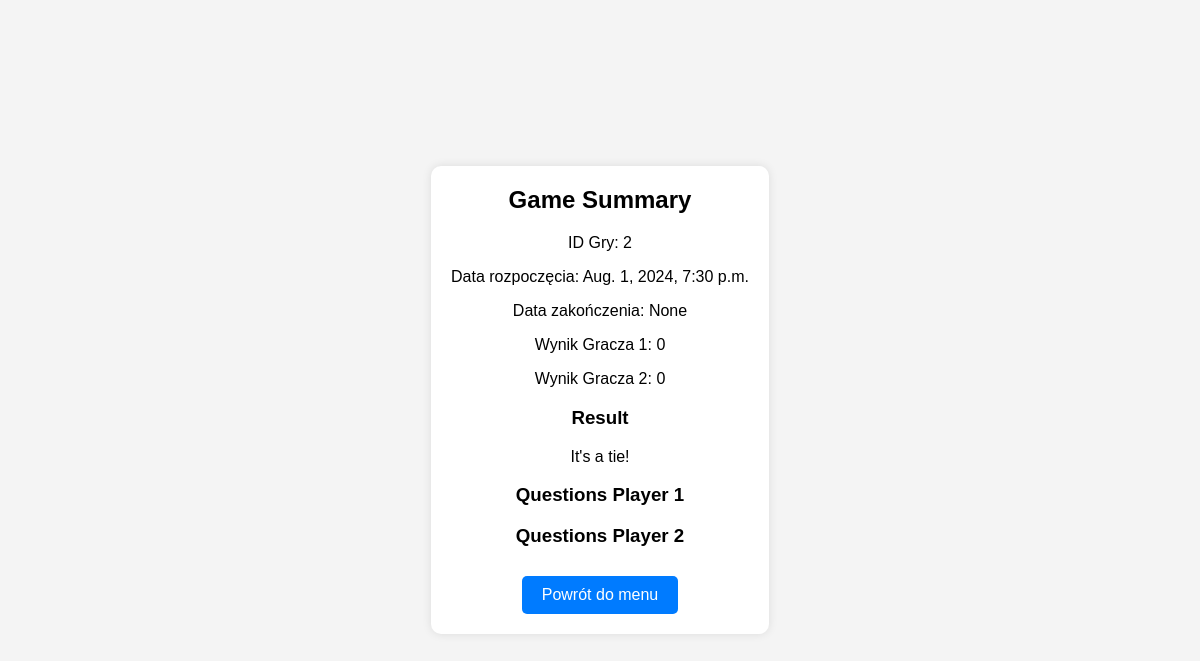
/games/random/summary/2/ (signed in), run on the app's committed database.
### my_quiz_app/python_django/games/models.py (models this page shows, shortened)
class GameBase(models.Model):
    player1 = models.ForeignKey(User, related_name='%(class)s_player1', on_delete=models.CASCADE)
    score_player1 = models.IntegerField(default=0)
    start_time = models.DateTimeField(auto_now_add=True)
    end_time = models.DateTimeField(null=True, blank=True)
    questions_answered_player1 = models.IntegerField(default=0)
    questions_answered_player2 = models.IntegerField(default=0)
    questions = models.JSONField(default=list)
    game_mode = models.CharField(max_length=20)
    class Meta:
        abstract = True

class GameRandom(GameBase):
    player2 = models.ForeignKey(User, related_name='game_random_player2', on_delete=models.CASCADE, null=True, blank=True)
    score_player2 = models.IntegerField(default=0)
    questions_answered = models.IntegerField(default=0)

### my_quiz_app/python_django/games/views.py (the view, shortened to what this page needs)
# urls.py: path('random/summary/<int:game_id>/', views.game_random_summary, name='game_random_summary'),
@login_required
def game_random_summary(request, game_id):
    game = get_object_or_404(GameRandom, id=game_id)
    result = None
    game_mode = game.game_mode
    profile1 = UserProfile.objects.get(user=game.player1)
    profile2 = UserProfile.objects.get(user=game.player2)
    logger.debug(f"Game {game_id} summary: Player1: {game.player1.username}, Player2: {game.player2.username}")
    logger.debug(f"Scores: Player1: {game.score_player1}, Player2: {game.score_player2}")
    if game.score_player1 > game.score_player2:
        result = f"{game.player1.username} wins!"
        if game_mode == 'mode1':
            profile1.pvp_wins_mode1 += 1
            profile1.pvp_points_mode1 += game.score_player1
            profile2.pvp_losses_mode1 += 1
            profile2.pvp_points_mode1 += game.score_player2
        elif game_mode == 'mode2':
            profile1.pvp_wins_mode2 += 1
            profile1.pvp_points_mode2 += game.score_player1
            profile2.pvp_losses_mode2 += 1
            profile2.pvp_points_mode2 += game.score_player2
        elif game_mode == 'mode3':
            profile1.pvp_wins_mode3 += 1
            profile1.pvp_points_mode3 += game.score_player1
            profile2.pvp_losses_mode3 += 1
            profile2.pvp_points_mode3 += game.score_player2
        logger.debug(f"Winner points added: {game.score_player1}, Loser points added: {game.score_player2}")
    else:
        result = "It's a tie!"
        if game_mode == 'mode1':
            profile1.pvp_draws_mode1 += 1
            profile1.pvp_points_mode1 += game.score_player1
            profile2.pvp_draws_mode1 += 1
            profile2.pvp_points_mode1 += game.score_player2
        elif game_mode == 'mode2':
            profile1.pvp_draws_mode2 += 1
            profile1.pvp_points_mode2 += game.score_player1
            profile2.pvp_draws_mode2 += 1
            profile2.pvp_points_mode2 += game.score_player2
        elif game_mode == 'mode3':
            profile1.pvp_draws_mode3 += 1
            profile1.pvp_points_mode3 += game.score_player1
            profile2.pvp_draws_mode3 += 1
            profile2.pvp_points_mode3 += game.score_player2
        logger.debug(f"Tie points added: Player1: {game.score_player1}, Player2: {game.score_player2}")
    profile1.save()
    profile2.save()
    player1_questions = [q for q in game.questions if q.get('player') == 'player1']
    player2_questions = [q for q in game.questions if q.get('player') == 'player2']
    return render(request, 'games/game_pvp_summary.html', {
        'game': game,
        'result': result,
        'player1_questions': player1_questions,
        'player2_questions': player2_questions,
    })

### my_quiz_app/python_django/games/templates/games/game_pvp_summary.html (shortened to what this page needs)
<!DOCTYPE html>
<html lang="en">
<head>
</head>
<body>
    <div class="summary-container">
        <h2>Game Summary</h2>
        <p>ID Gry: {{ game.id }}</p>
        <p>Data rozpoczęcia: {{ game.start_time }}</p>
        <p>Data zakończenia: {{ game.end_time }}</p>
        <p>Wynik Gracza 1: {{ game.score_player1 }}</p>
        <p>Wynik Gracza 2: {{ game.score_player2 }}</p>
        <h3>Result</h3>
        <p>{{ result }}</p>
        <h3>Questions Player 1</h3>
        <h3>Questions Player 2</h3>
        <a class="summary-button" href="{% url 'menu' %}">Powrót do menu</a>
    </div>
</body>
</html>

### my_quiz_app/python_django/games/templates/games/game_pvp_summary.html (style rules this page uses)
body { font-family: Arial, sans-serif; background-color: #f4f4f4; display: flex; justify-content: center; align-items: center; height: 100vh; margin: 0; }
.summary-container { background-color: #fff; padding: 20px; border-radius: 10px; box-shadow: 0 0 10px rgba(0, 0, 0, 0.1); text-align: center; overflow-y: auto; max-height: 90vh; }
.summary-container h2 { margin-top: 0; }
.summary-button { display: inline-block; padding: 10px 20px; margin-top: 10px; border-radius: 5px; background-color: #007bff; color: #fff; text-decoration: none; cursor: pointer; }

### data on the page
GameRandom: id "2", start_time "Aug. 1, 2024, 7:30 p.m.", end_time "None", score_player1 "0", score_player2 "0"

### other printed values
{{ result }} "It's a tie!"
